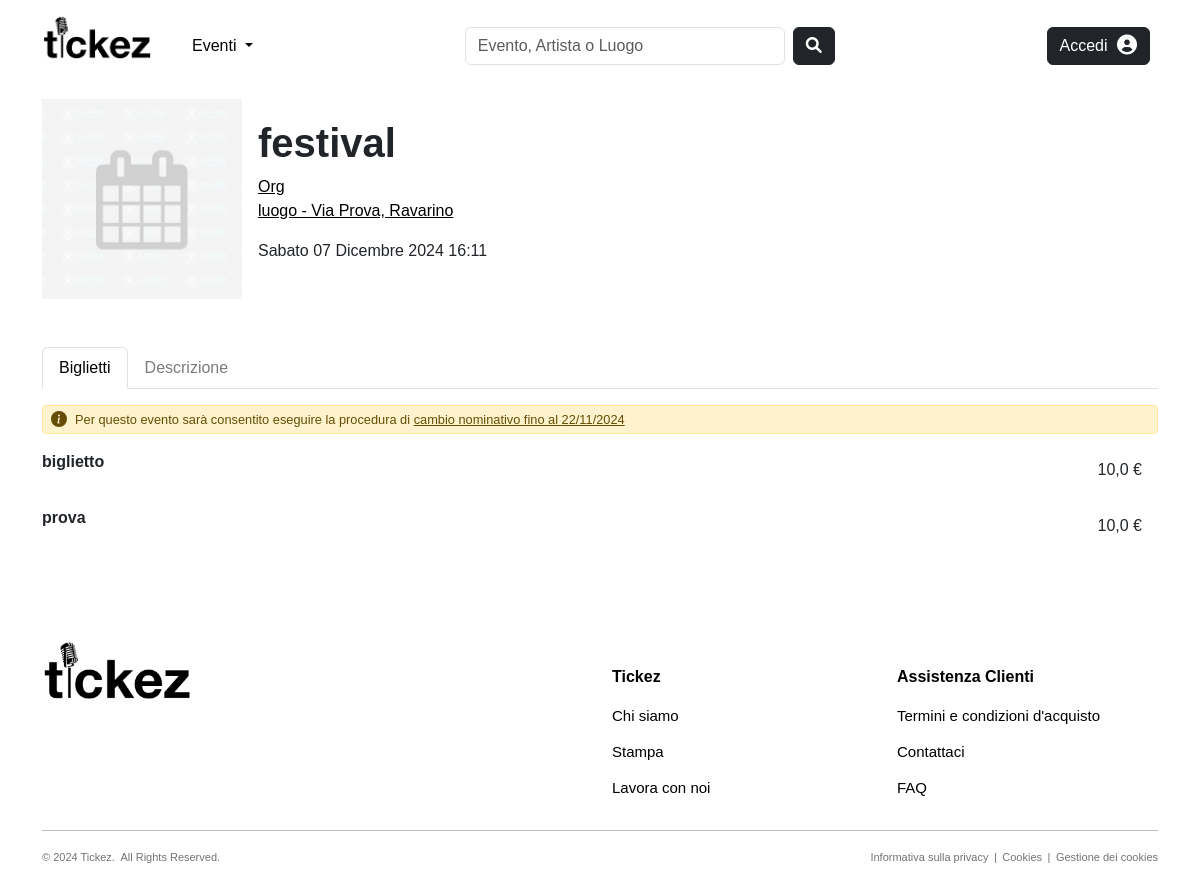
Before: /products/events/festival-14/ with the older database file.
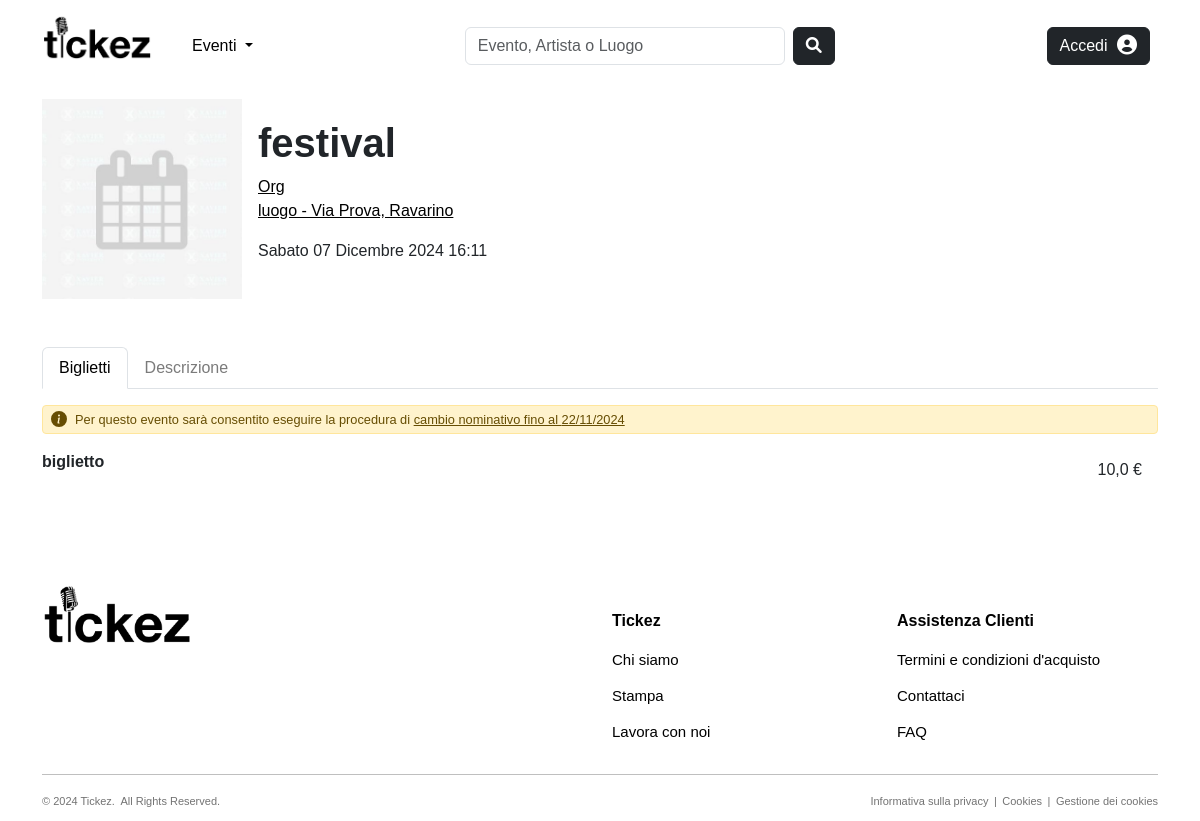
After: the same page with the newer database file.
### products/models.py (models this page shows, shortened)
class Biglietto(models.Model):
    tipologia = models.CharField(max_length=100, null=False, blank=False)
    slug = models.SlugField(max_length=200, null=False, blank=True)
    prezzo = models.FloatField(null=False, blank=False, default=0.00)
    quantita = models.IntegerField(null=False, blank=False, default=0)
    descrizione = models.TextField(null=True, blank=True, default='')
    evento = models.ForeignKey(Evento, on_delete=models.CASCADE, null=True, blank=True, related_name='biglietti_disponibili')
    organizzatore = models.ForeignKey(to='users.Organizzatore', on_delete=models.CASCADE, null=True, blank=True, related_name='biglietti_generati')
    class Meta:
        verbose_name_plural = 'Biglietti'

### products/views.py (the view, shortened to what this page needs)
# urls.py: path('events/<slug:slug>-<int:pk>/', views.EventDetailView.as_view(), name="event-details"),
class EventDetailView(DetailView):
    model = Evento
    template_name = "products/event_details.html"
    def get_context_data(self, **kwargs):
        context = super().get_context_data(**kwargs)
        evento = self.get_object()
        evento.visualizzazioni += 1
        evento.save()
        context['title'] = str(self.get_object().organizzatore) + ' - ' + self.get_object().nome
        context['tickets'] = self.get_object().biglietti_disponibili.all()
        context['range_dropdown'] = range(0, 6)
        context['name_change'] = self.get_object().data_ora - timedelta(days=15)
        return context

### common/context_processors.py (called while the page is built, shortened)
def notifications(request):
    notifications = []
    unread_count = 0
    return {
        'notifications': notifications,
        'unread_count': unread_count,
    }

### common/models.py (called while the page is built)
    def __str__(self):
        return f"{self.nome} - {self.indirizzo}, {self.citta}"

### products/models.py (called while the page is built)
    @property # trasforma un metodo di una classe in un attributo di sola lettura
    def locandina_url(self):
        if self.locandina and hasattr(self.locandina, 'url'):
            return self.locandina.url
        else:
            return join(settings.STATIC_URL, 'images/defaults/default_event.jpg')

    def save(self, *args, **kwargs):
        if not self.slug or slugify(self.nome) != self.slug:
            self.slug = slugify(self.nome)
        super().save(*args, **kwargs)

### users/models.py (called while the page is built)
    def __str__(self):
        return self.nome

### products/templates/products/event_details.html (shortened to what this page needs)
{% extends "products/base_products.html" %}
{% load static %}
{% load crispy_forms_tags %}
{% load tz %}
{% block content %}
<div class="container">
    <div class="d-flex flex-wrap align-items-center mb-5">
      <div class="me-3" style="width: 200px; height: 200px; flex-shrink: 0;">
          <img src="{{ object.locandina_url }}" style="width: 100%; height: 100%; object-fit: cover;">
      </div>
      <div style="flex-grow: 1; max-width: calc(100% - 220px);">
          <h1 style="font-weight:600; word-break: break-word;">{{ object.nome }}</h1>
          <p><a href="{% url 'users:artist-details' object.organizzatore.slug object.organizzatore.pk %}" style="text-decoration: underline; color: black;">{{object.organizzatore}}</a><br>
              <a href="{% url 'common:venue-details' object.luogo.slug object.luogo.pk %}" style="text-decoration: underline; color: black;">{{object.luogo}}</a></p>
          <p>{{object.data_ora}}</p>
      </div>
    </div>
    <ul class="nav nav-tabs" id="myTab" role="tablist">
      <li class="nav-item" role="presentation">
        <button class="nav-link active" id="tickets-tab" data-bs-toggle="tab" data-bs-target="#tickets" type="button" role="tab" aria-controls="tickets" aria-selected="true">Biglietti</button>
      </li>
      <li class="nav-item" role="presentation">
        <button class="nav-link" id="description-tab" data-bs-toggle="tab" data-bs-target="#description" type="button" role="tab" aria-controls="description" aria-selected="false">Descrizione</button>
      </li>
    </ul>
    <div class="tab-content">
      <div class="tab-pane active" id="tickets" role="tabpanel" aria-labelledby="tickets-tab">
        {% if tickets %}
          <div class="alert alert-warning d-flex align-items-center mt-3" role="alert" style="padding: 0.25rem 0.5rem; font-size: 0.8rem; border-radius: 0.25rem;">
            <svg class="bi flex-shrink-0 me-2" width="16" height="16" role="img" aria-label="Warning:"><use xlink:href="#info-fill"/></svg>
            <p style="margin: 0; flex-grow: 1;">Per questo evento sarà consentito eseguire la procedura di <u>cambio nominativo fino al {{ name_change|date:"d/m/Y" }}</u></p>
          </div>
        {% endif %}
        <form method="POST" action="{% url 'orders:checkout' %}"> {% csrf_token %}
          {% for t in tickets %}
            <div class="ticket-row d-flex justify-content-between align-items-center mb-3">
                <div class="col-md-8">
                    <strong class="{% if t.quantita == 0 %}text-muted{% endif %}">{{ t.tipologia }}</strong>
                </div>
                <div class="col-md-4 d-flex justify-content-end">
                    {% if t.quantita == 0 %}
                        <div class="d-flex align-items-center">
                            <span class="text-muted me-3">Non disponibile</span>
                            {% if request.user.organizzatore and request.user.organizzatore == object.organizzatore %}
                              <a href="{% url 'products:update-ticket' object.slug object.pk t.slug t.pk %}" class="btn btn-dark me-2">
                                  <i class="fa-regular fa-pen-to-square" aria-hidden="true"></i>
                              </a>
                              <a href="{% url 'products:delete-ticket' object.slug object.pk t.slug t.pk %}" class="btn btn-danger me-2">
                                <i class="fa fa-trash" aria-hidden="true"></i>
                              </a>
                            {% endif %}
                        </div>
                    {% else %}
                        <div class="d-flex align-items-center">
                          <span class="me-3">{{ t.prezzo }} €</span>
                        </div>
                    {% endif %}
                </div>
            </div>
          {% empty %}
            <p class="mt-3 text-muted">Nessun biglietto disponibile.</p>
          {% endfor %}
        </form>
      </div>
    </div>
</div>
{% endblock %}

Changed rows visible on the page:
removed Biglietto: tipologia "prova", prezzo "10,0"
